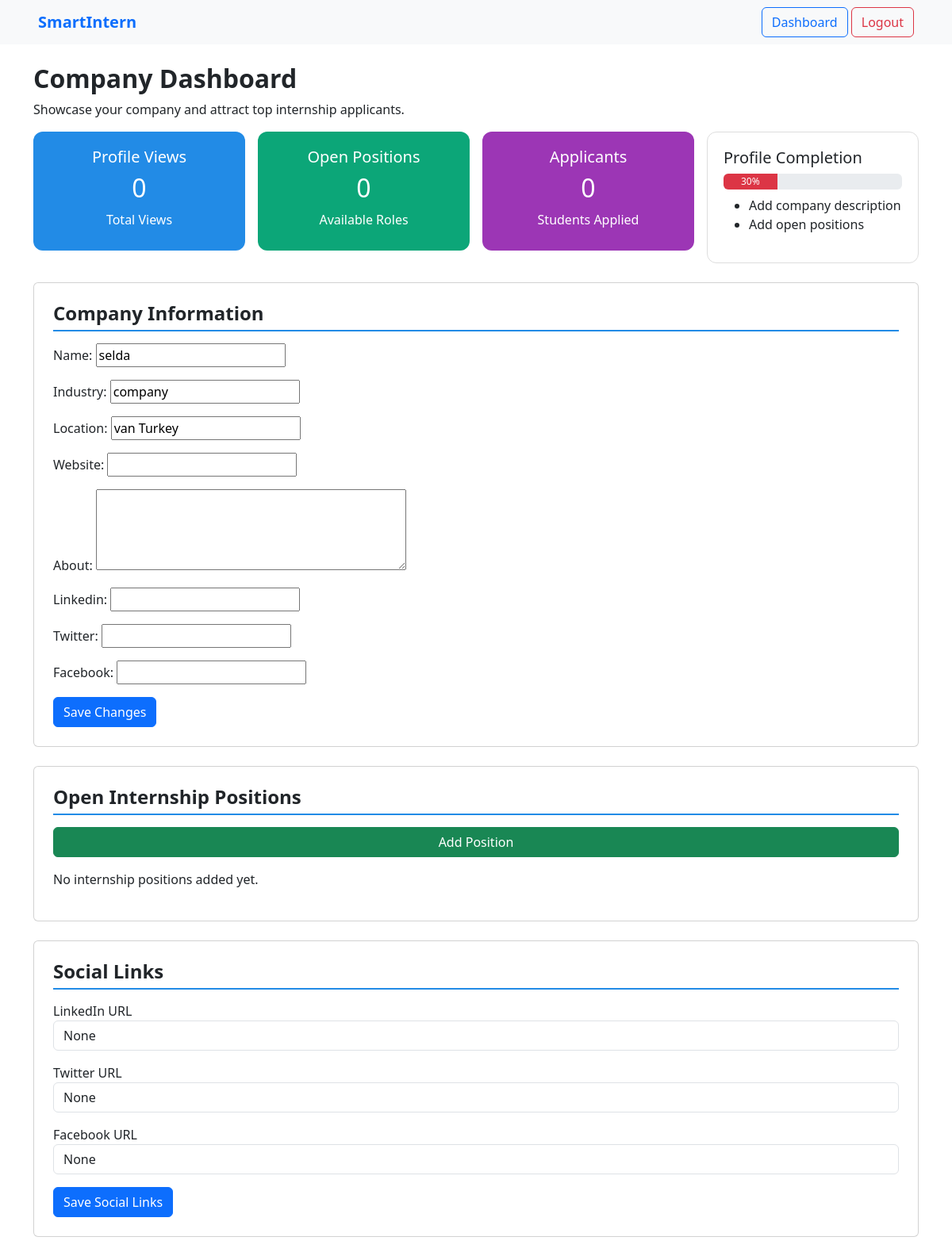
Before: /profiles/company/selda/ (signed in) with the older database file.
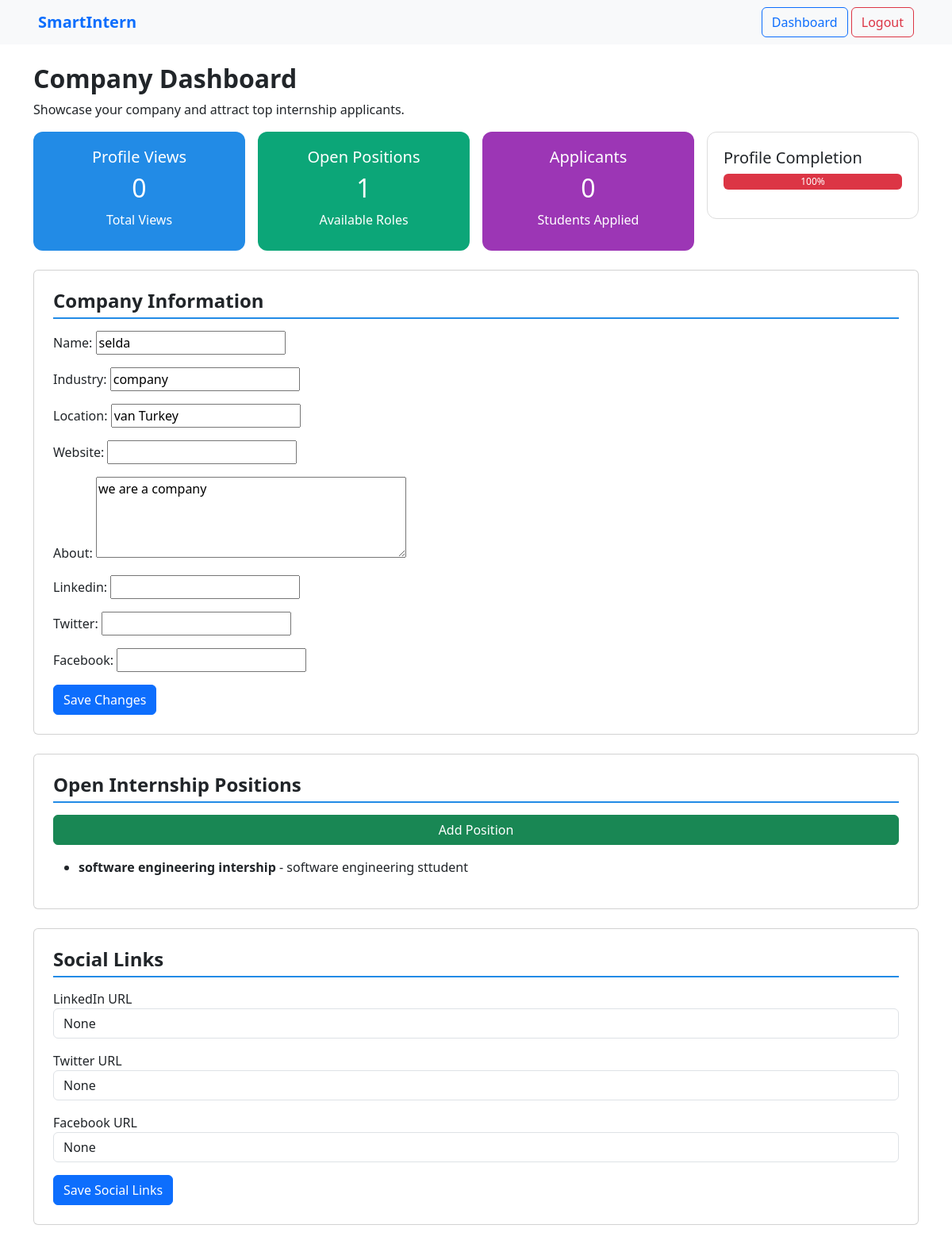
After: the same page with the newer database file.
### profiles/models.py (models this page shows, shortened)
class Company(models.Model):
    user = models.OneToOneField(User, on_delete=models.CASCADE, null=True, blank=True)  # Null hale getirildi
    name = models.CharField(max_length=255)
    slug = models.SlugField(unique=True, blank=True)
    industry = models.CharField(max_length=255)
    location = models.CharField(max_length=255)
    website = models.URLField(blank=True, null=True)
    about = models.TextField(blank=True, null=True)
    linkedin = models.URLField(blank=True, null=True)
    twitter = models.URLField(blank=True, null=True)
    facebook = models.URLField(blank=True, null=True)

class Position(models.Model):
    company = models.ForeignKey(Company, on_delete=models.CASCADE, related_name='positions')
    title = models.CharField(max_length=255)
    description = models.TextField(blank=True, null=True)
    link = models.URLField(blank=True, null=True)

### profiles/views.py (the view, shortened to what this page needs)
# urls.py: path('company/<slug:slug>/', views.company_profile, name='company_profile'),
@login_required
def company_profile(request, slug):
    company = get_object_or_404(Company, slug=slug)
    company_form = CompanyForm(instance=company)
    position_form = PositionForm()
    context = {
        'company': company,
        'profile_views': 0,
        'open_positions_count': company.positions.count(),
        'applicants_count': 0,
        'completion_percent': calculate_company_completion(company),
        'company_form': company_form,
        'position_form': position_form,
    }
    return render(request, 'profiles/company_profile.html', context)

### profiles/forms.py
class CompanyForm(forms.ModelForm):
    class Meta:
        model = Company
        fields = ['name', 'industry', 'location', 'website', 'about', 'linkedin', 'twitter', 'facebook']
        widgets = {
            'about': forms.Textarea(attrs={'rows': 4}),
        }

class PositionForm(forms.ModelForm):
    class Meta:
        model = Position
        fields = ['title', 'description', 'link']

### profiles/views.py (called while the page is built)
def calculate_company_completion(company):
    percent = 0
    if company.about:
        percent += 30
    if company.location:
        percent += 30
    if company.positions.exists():
        percent += 40
    return percent

### profiles/templates/profiles/company_profile.html (shortened to what this page needs)
{% load static %}
<!DOCTYPE html>
<html lang="en">
<head>
    <link href="https://cdn.jsdelivr.net/npm/bootstrap@5.3.0/dist/css/bootstrap.min.css" rel="stylesheet" />
</head>
<body>
<nav class="navbar navbar-light bg-light justify-content-between px-5">
    <a class="navbar-brand fw-bold text-primary">SmartIntern</a>
    <div>
        <a href="{% url 'profile_redirect' %}" class="btn btn-outline-primary">Dashboard</a>
        <a href="{% url 'logout' %}" class="btn btn-outline-danger">Logout</a>
    </div>
</nav>
<div class="container my-4">
    <h2 class="fw-bold">Company Dashboard</h2>
    <p>Showcase your company and attract top internship applicants.</p>
    <div class="row g-3 mb-4">
        <div class="col-md-3">
            <div class="card-box bg-blue text-center">
                <h5>Profile Views</h5>
                <h2>{{ profile_views }}</h2>
                <p>Total Views</p>
            </div>
        </div>
        <div class="col-md-3">
            <div class="card-box bg-green text-center">
                <h5>Open Positions</h5>
                <h2>{{ open_positions_count }}</h2>
                <p>Available Roles</p>
            </div>
        </div>
        <div class="col-md-3">
            <div class="card-box bg-purple text-center">
                <h5>Applicants</h5>
                <h2>{{ applicants_count }}</h2>
                <p>Students Applied</p>
            </div>
        </div>
        <div class="col-md-3">
            <div class="profile-progress">
                <h5>Profile Completion</h5>
                <div class="progress mb-2" style="height: 20px;">
                    <div class="progress-bar bg-danger" style="width: {{ completion_percent }}%;">{{ completion_percent }}%</div>
                </div>
                <ul>
                    {% if not company.about %}
                        <li>Add company description</li>
                    {% endif %}
                    {% if open_positions_count == 0 %}
                        <li>Add open positions</li>
                    {% endif %}
                </ul>
            </div>
        </div>
    </div>
    <div class="card mb-4 p-4">
        <h4 class="section-title">Company Information</h4>
        <form method="post" action="{% url 'company_profile' company.slug %}">
            {{ company_form.as_p }}
            <button type="submit" name="company_info_submit" class="btn btn-primary">Save Changes</button>
        </form>
    </div>
    <div class="card mb-4 p-4">
        <h4 class="section-title">Open Internship Positions</h4>
        <button class="btn btn-success mb-3" type="button" data-bs-toggle="collapse" data-bs-target="#addPositionForm">
            Add Position
        </button>
        {% if open_positions_count == 0 %}
            <p>No internship positions added yet.</p>
        {% else %}
            <ul>
                {% for position in company.positions.all %}
                    <li>
                        <strong>{{ position.title }}</strong> - {{ position.description }}
                    </li>
                {% endfor %}
            </ul>
        {% endif %}
    </div>
    <div class="card mb-4 p-4">
        <h4 class="section-title">Social Links</h4>
        <form method="post" action="{% url 'company_profile' company.slug %}">
            <div class="mb-3">
                <label for="linkedin">LinkedIn URL</label>
                <input type="url" id="linkedin" name="linkedin" class="form-control" value="{{ company.linkedin }}">
            </div>
            <div class="mb-3">
                <label for="twitter">Twitter URL</label>
                <input type="url" id="twitter" name="twitter" class="form-control" value="{{ company.twitter }}">
            </div>
            <div class="mb-3">
                <label for="facebook">Facebook URL</label>
                <input type="url" id="facebook" name="facebook" class="form-control" value="{{ company.facebook }}">
            </div>
            <button type="submit" name="social_submit" class="btn btn-primary">Save Social Links</button>
        </form>
    </div>
</div>
</body>
</html>

### profiles/templates/profiles/company_profile.html (style rules this page uses)
.card-box { color: white; border-radius: 12px; padding: 20px; height: 150px; }
.bg-blue { background-color: #228be6; }
.bg-green { background-color: #0ca678; }
.bg-purple { background-color: #9c36b5; }
.profile-progress { border: 1px solid #ddd; border-radius: 12px; padding: 20px; }
.section-title { border-bottom: 2px solid #228be6; padding-bottom: 6px; margin-bottom: 15px; font-weight: 600; }

Changed rows visible on the page:
changed Company "selda": about (not shown) → "we are a company"
added Position: title "software engineering intership", description "software engineering sttudent"
Other visible differences:
{{ open_positions_count }}: "0" → "1"
{{ completion_percent }}: 30 → 100 (drawn)
{{ completion_percent }}: "30" → "100"
text no longer shown: "Add company description Add open positions No internship positions added yet."
